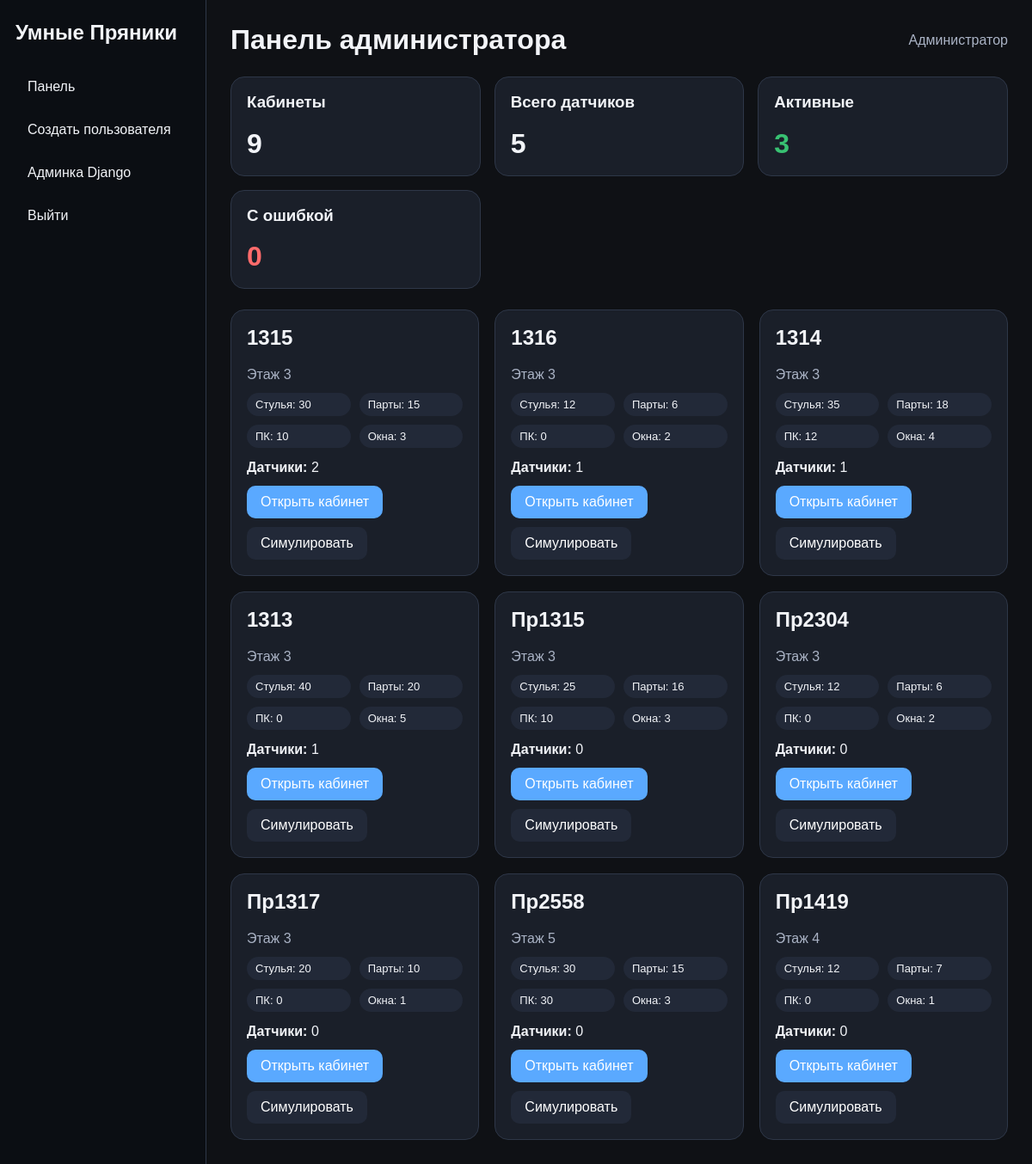
The page /dashboard/ (signed in) on the database its author committed.
### university/models.py (models this page shows, shortened)
class Room(models.Model):
    name = models.CharField("Название кабинета", max_length=50)
    floor = models.IntegerField("Этаж")
    chairs = models.IntegerField("Количество стульев", default=0)
    desks = models.IntegerField("Количество парт", default=0)
    computers = models.IntegerField("Количество компьютеров", default=0)
    windows = models.IntegerField("Количество окон", default=0)
    conditioners = models.IntegerField("Количество кондиционеров", default=0)
    description = models.TextField("Описание кабинета", blank=True)
    class Meta:
        verbose_name = "Кабинет"
        verbose_name_plural = "Кабинеты"

### university/views.py (the view)
# urls.py: path("dashboard/", views.dashboard_home, name="dashboard_home"),
@moderator_or_admin_required
def dashboard_home(request):
    rooms = Room.objects.prefetch_related("sensor_set__sensor_type").all()
    total_rooms = rooms.count()
    total_sensors = sum(room.sensor_set.count() for room in rooms)
    active_sensors = sum(room.sensor_set.filter(status="active").count() for room in rooms)
    error_sensors = sum(room.sensor_set.filter(status="error").count() for room in rooms)
    context = {
        "rooms": rooms,
        "total_rooms": total_rooms,
        "total_sensors": total_sensors,
        "active_sensors": active_sensors,
        "error_sensors": error_sensors,
        "title": "Панель администратора",
    }
    return render(request, "dashboard/home.html", context)

### university/templates/dashboard/home.html
{% extends "dashboard/base.html" %}
{% block content %}
<div class="grid">
    <div class="card">
        <h3>Кабинеты</h3>
        <div style="font-size: 32px; font-weight: 700;">{{ total_rooms }}</div>
    </div>
    <div class="card">
        <h3>Всего датчиков</h3>
        <div style="font-size: 32px; font-weight: 700;">{{ total_sensors }}</div>
    </div>
    <div class="card">
        <h3>Активные</h3>
        <div style="font-size: 32px; font-weight: 700;" class="status-active">{{ active_sensors }}</div>
    </div>
    <div class="card">
        <h3>С ошибкой</h3>
        <div style="font-size: 32px; font-weight: 700;" class="status-error">{{ error_sensors }}</div>
    </div>
</div>
<div style="margin-top: 24px;" class="room-grid">
    {% for room in rooms %}
        <div class="card">
            <h2>{{ room.name }}</h2>
            <div class="muted">Этаж {{ room.floor }}</div>
            <div class="room-meta">
                <div class="pill">Стулья: {{ room.chairs }}</div>
                <div class="pill">Парты: {{ room.desks }}</div>
                <div class="pill">ПК: {{ room.computers }}</div>
                <div class="pill">Окна: {{ room.windows }}</div>
            </div>
            <div style="margin-top: 14px;">
                <strong>Датчики:</strong> {{ room.sensor_set.count }}
            </div>
            <div class="actions">
                <a class="btn" href="{% url 'university:room_detail' room.id %}">Открыть кабинет</a>
                <a class="btn btn-secondary" href="{% url 'university:room_simulate' room.id %}">Симулировать</a>
            </div>
        </div>
    {% empty %}
        <div class="card">
            <h3>Кабинеты не найдены</h3>
            <p class="muted">Сначала добавь кабинеты в админке.</p>
            <a class="btn" href="/admin/university/room/">Перейти в админку</a>
        </div>
    {% endfor %}
</div>
{% endblock %}

### university/templates/dashboard/base.html (style rules this page uses)
:root { --bg: #0f1115; --card: #1a1f29; --card-2: #222938; --text: #f2f4f8; --muted: #aab3c5; --accent: #5aa9ff; --ok: #38c172; --warn: #f2c94c; --bad: #ff6b6b; --border: #2e3748; }
* { box-sizing: border-box; }
body { margin: 0; font-family: Arial, sans-serif; background: var(--bg); color: var(--text); }
.grid { display: grid; grid-template-columns: repeat(auto-fit, minmax(220px, 1fr)); gap: 16px; }
.card { background: var(--card); border: 1px solid var(--border); border-radius: 16px; padding: 18px; }
.card h3, .card h2, .card h1 { margin-top: 0; }
.muted { color: var(--muted); }
.btn { display: inline-block; padding: 10px 16px; border-radius: 10px; background: var(--accent); color: white; text-decoration: none; border: none; cursor: pointer; }
.btn-secondary { background: var(--card-2); }
.actions { display: flex; gap: 10px; flex-wrap: wrap; margin-top: 12px; }
.status-active { color: var(--ok); font-weight: 700; }
.status-error { color: var(--bad); font-weight: 700; }
.room-grid { display: grid; grid-template-columns: repeat(auto-fit, minmax(280px, 1fr)); gap: 18px; }
.room-meta { display: grid; grid-template-columns: repeat(2, 1fr); gap: 10px; margin-top: 12px; }
.pill { display: inline-block; padding: 6px 10px; border-radius: 999px; background: var(--card-2); color: var(--text); font-size: 13px; }

### rows shown on the page
Room: name "1315", floor "3", chairs "30", desks "15", computers "10", windows "3", sensor_set.count "2"
Room: name "1316", floor "3", chairs "12", desks "6", computers "0", windows "2", sensor_set.count "1"
Room: name "1314", floor "3", chairs "35", desks "18", computers "12", windows "4", sensor_set.count "1"
Room: name "1313", floor "3", chairs "40", desks "20", computers "0", windows "5", sensor_set.count "1"
Room: name "Пр1315", floor "3", chairs "25", desks "16", computers "10", windows "3", sensor_set.count "0"
Room: name "Пр2304", floor "3", chairs "12", desks "6", computers "0", windows "2", sensor_set.count "0"
Room: name "Пр1317", floor "3", chairs "20", desks "10", computers "0", windows "1", sensor_set.count "0"
Room: name "Пр2558", floor "5", chairs "30", desks "15", computers "30", windows "3", sensor_set.count "0"
Room: name "Пр1419", floor "4", chairs "12", desks "7", computers "0", windows "1", sensor_set.count "0"

### other values the page prints
{{ title|default:"Панель администратора" }} "Панель администратора"
{{ total_rooms }} "9"
{{ total_sensors }} "5"
{{ active_sensors }} "3"
{{ error_sensors }} "0"
